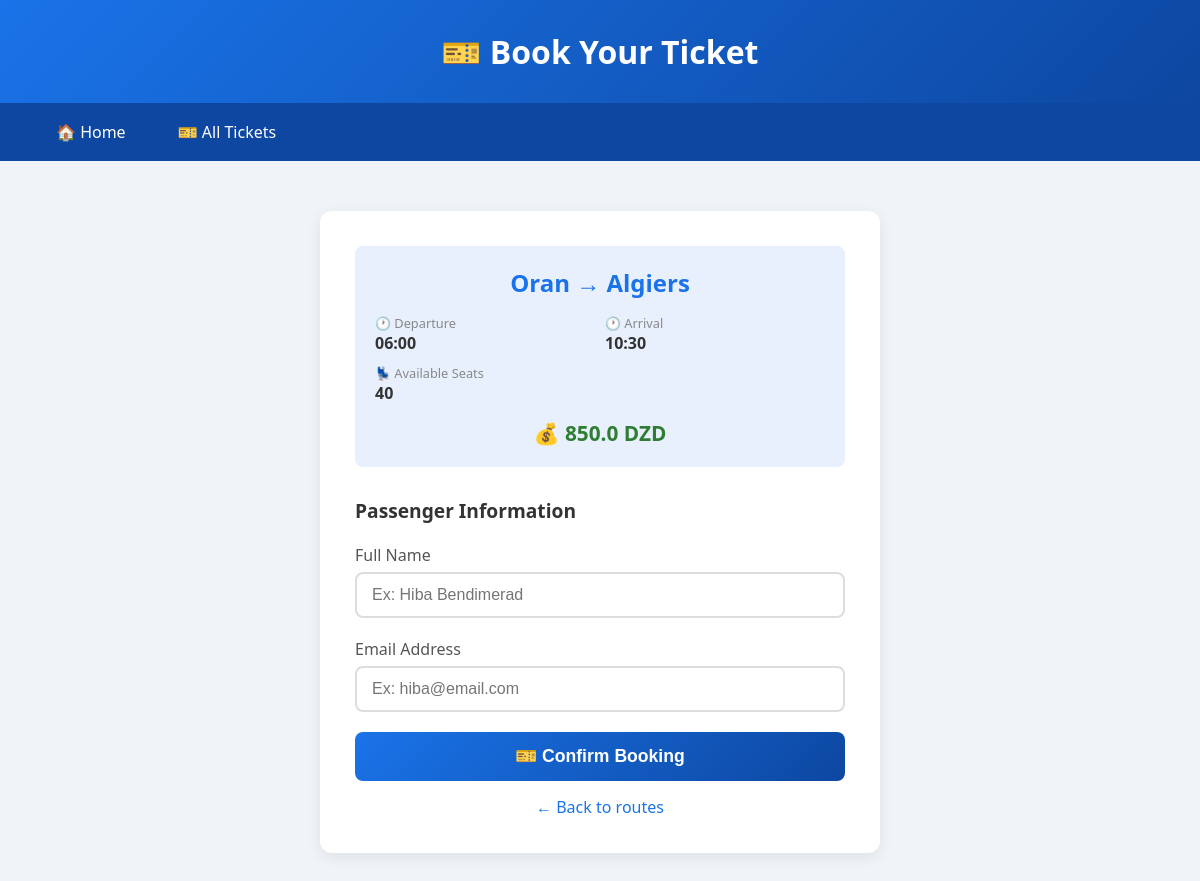
Screenshot of /book/1 with the database file from the repository.
### tables this page shows
CREATE TABLE routes (
            id INTEGER PRIMARY KEY AUTOINCREMENT,
            origin TEXT NOT NULL,
            destination TEXT NOT NULL,
            departure_time TEXT NOT NULL,
            arrival_time TEXT NOT NULL,
            price REAL NOT NULL,
            available_seats INTEGER NOT NULL
        );

### Task3_BusPassSystem/app.py (the view)
@app.route("/book/<int:route_id>")
def book(route_id):
    conn = get_db()
    route = conn.execute("SELECT * FROM routes WHERE id = ?", (route_id,)).fetchone()
    conn.close()
    if not route:
        return "Route not found!", 404
    return render_template("booking.html", route=route)

### Task3_BusPassSystem/app.py (called while the page is built)
def get_db():
    conn = sqlite3.connect("bus_pass.db")
    conn.row_factory = sqlite3.Row
    return conn

### Task3_BusPassSystem/templates/booking.html (shortened to what this page needs)
<!DOCTYPE html>
<html lang="en">
<head>
</head>
<body>
    <header><h1>🎫 Book Your Ticket</h1></header>
    <nav>
        <a href="/">🏠 Home</a>
        <a href="/tickets">🎫 All Tickets</a>
    </nav>
    <div class="container">
        <div class="card">
            <div class="route-summary">
                <div class="route-title">{{ route.origin }} → {{ route.destination }}</div>
                <div class="route-details">
                    <div class="detail">
                        <span class="detail-label">🕐 Departure</span>
                        <span class="detail-value">{{ route.departure_time }}</span>
                    </div>
                    <div class="detail">
                        <span class="detail-label">🕐 Arrival</span>
                        <span class="detail-value">{{ route.arrival_time }}</span>
                    </div>
                    <div class="detail">
                        <span class="detail-label">💺 Available Seats</span>
                        <span class="detail-value">{{ route.available_seats }}</span>
                    </div>
                </div>
                <div class="price-badge">💰 {{ route.price }} DZD</div>
            </div>
            <h3>Passenger Information</h3>
            <form action="/confirm" method="POST">
                <div class="form-group">
                    <label>Full Name</label>
                    <input type="text" name="name" placeholder="Ex: Hiba Bendimerad" required>
                </div>
                <div class="form-group">
                    <label>Email Address</label>
                    <input type="email" name="email" placeholder="Ex: hiba@email.com" required>
                </div>
                <button type="submit" class="submit-btn">🎫 Confirm Booking</button>
            </form>
            <a href="/" class="back-link">← Back to routes</a>
        </div>
    </div>
</body>
</html>

### Task3_BusPassSystem/templates/booking.html (style rules this page uses)
* { margin: 0; padding: 0; box-sizing: border-box; }
body { font-family: 'Segoe UI', sans-serif; background: #f0f4f8; }
header { background: linear-gradient(135deg, #1a73e8, #0d47a1); color: white; padding: 30px 40px; text-align: center; }
header h1 { font-size: 2em; }
nav { background: #0d47a1; padding: 12px 40px; display: flex; gap: 20px; }
nav a { color: white; text-decoration: none; font-weight: 500; padding: 6px 16px; border-radius: 20px; }
.container { max-width: 600px; margin: 50px auto; padding: 0 20px; }
.card { background: white; border-radius: 12px; padding: 35px; box-shadow: 0 4px 15px rgba(0,0,0,0.08); }
.route-summary { background: #e8f0fe; border-radius: 8px; padding: 20px; margin-bottom: 30px; }
.route-title { font-size: 1.5em; font-weight: 700; color: #1a73e8; text-align: center; margin-bottom: 15px; }
.route-details { display: grid; grid-template-columns: 1fr 1fr; gap: 10px; }
.detail { display: flex; flex-direction: column; }
.detail-label { font-size: 0.8em; color: #888; }
.detail-value { font-weight: 600; color: #333; }
.price-badge { text-align: center; margin-top: 15px; font-size: 1.3em; font-weight: 700; color: #2e7d32; }
h3 { color: #333; margin-bottom: 20px; font-size: 1.2em; }
.form-group { margin-bottom: 20px; }
label { display: block; margin-bottom: 6px; font-weight: 500; color: #555; }
input { width: 100%; padding: 12px 15px; border: 2px solid #ddd; border-radius: 8px; font-size: 1em; transition: border-color 0.3s; }
.submit-btn { width: 100%; padding: 14px; background: linear-gradient(135deg, #1a73e8, #0d47a1); color: white; border: none; border-radius: 8px; font-size: 1.1em; font-weight: 600; cursor: pointer; }
.back-link { display: block; text-align: center; margin-top: 15px; color: #1a73e8; text-decoration: none; }

### rows the page displays
routes: origin "Oran", destination "Algiers", departure_time "06:00", arrival_time "10:30", available_seats "40", price "850.0"
